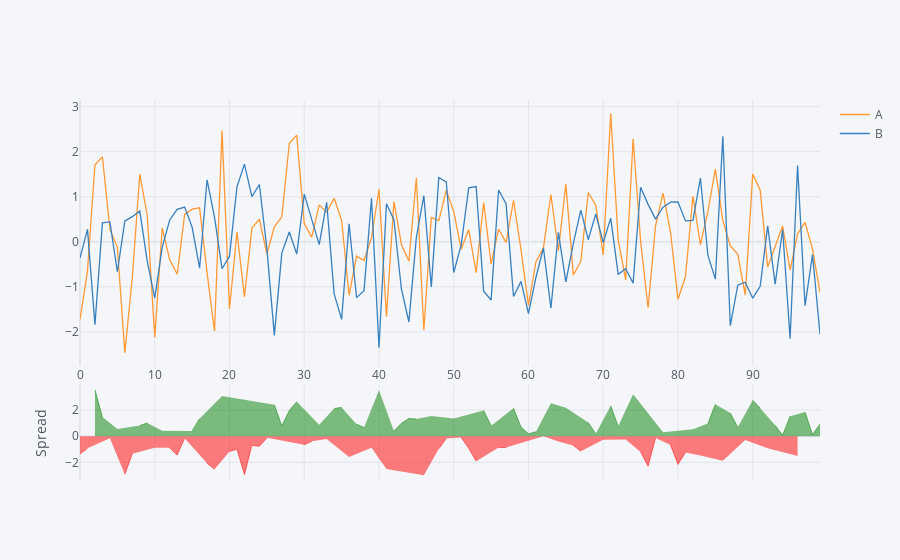

Here is the notebook cell this chart was saved with:
### Markdown cell above
## Spread

### Code cell
df[['A','B']].iplot(kind='spread')

### Figure 1 — Plotly figure (JSON) as saved in the notebook; plotly's stock layout.template omitted (floating-point values rounded to 4 significant figures)
{"data": [{"line": {"color": "rgba(255, 153, 51, 1.0)", "dash": "solid", "shape": "linear", "width": 1.3}, "mode": "lines", "name": "A", "text": "", "type": "scatter", "x": [0, 1, 2, 3, 4, 5, 6, 7, 8, 9, 10, 11, 12, 13, 14, 15, 16, 17, 18, 19, 20, 21, 22, 23, 24, 25, 26, 27, 28, 29, 30, 31, 32, 33, 34, 35, 36, 37, 38, 39, 40, 41, 42, 43, 44, 45, 46, 47, 48, 49, 50, 51, 52, 53, 54, 55, 56, 57, 58, 59, 60, 61, 62, 63, 64, 65, 66, 67, 68, 69, 70, 71, 72, 73, 74, 75, 76, 77, 78, 79, 80, 81, 82, 83, 84, 85, 86, 87, 88, 89, 90, 91, 92, 93, 94, 95, 96, 97, 98, 99], "y": [-1.728, -0.6524, 1.711, 1.885, 0.2798, -0.1228, -2.463, -0.7863, 1.501, 0.5778, -2.125, 0.3075, -0.3956, -0.721, 0.6061, 0.7253, 0.754, -0.69, -1.986, 2.472, -1.492, 0.2178, -1.223, 0.3023, 0.5009, -0.2752, 0.3332, 0.553, 2.181, 2.367, 0.404, 0.1039, 0.819, 0.6566, 0.965, 0.477, -1.188, -0.3186, -0.4156, 0.09263, 1.166, -1.665, 0.8941, -0.05926, -0.429, 1.42, -1.961, 0.5392, 0.4702, 1.147, 0.6683, -0.1654, 0.272, -0.686, 0.873, -0.4897, 0.2791, -0.0137, 0.9219, -0.1798, -1.412, -0.4412, -0.1372, 1.05, -0.1993, 1.283, -0.737, -0.4386, 1.094, 0.8059, -0.2925, 2.853, 0.04371, -0.8465, 2.288, 0.01051, -1.466, 0.3611, 1.08, 0.2154, -1.275, -0.7773, 1.015, -0.06309, 0.6686, 1.613, 0.4766, -0.09067, -0.2727, -1.183, 1.502, 1.147, -0.5606, -0.1045, 0.3497, -0.6288, 0.1752, 0.4301, -0.1627, -1.124]}, {"line": {"color": "rgba(55, 128, 191, 1.0)", "dash": "solid", "shape": "linear", "width": 1.3}, "mode": "lines", "name": "B", "text": "", "type": "scatter", "x": [0, 1, 2, 3, 4, 5, 6, 7, 8, 9, 10, 11, 12, 13, 14, 15, 16, 17, 18, 19, 20, 21, 22, 23, 24, 25, 26, 27, 28, 29, 30, 31, 32, 33, 34, 35, 36, 37, 38, 39, 40, 41, 42, 43, 44, 45, 46, 47, 48, 49, 50, 51, 52, 53, 54, 55, 56, 57, 58, 59, 60, 61, 62, 63, 64, 65, 66, 67, 68, 69, 70, 71, 72, 73, 74, 75, 76, 77, 78, 79, 80, 81, 82, 83, 84, 85, 86, 87, 88, 89, 90, 91, 92, 93, 94, 95, 96, 97, 98, 99], "y": [-0.3593, 0.2748, -1.84, 0.4199, 0.4409, -0.665, 0.4622, 0.5574, 0.6821, -0.4328, -1.251, -0.118, 0.4836, 0.7199, 0.7697, 0.3234, -0.587, 1.376, 0.5415, -0.5988, -0.3196, 1.219, 1.722, 1.002, 1.271, -0.1517, -2.077, -0.2462, 0.217, -0.2729, 1.058, 0.4907, -0.06347, 0.8761, -1.156, -1.724, 0.3996, -1.241, -1.084, 0.9674, -2.354, 0.8451, 0.4895, -1.048, -1.782, 0.09604, 1.023, -1.002, 1.427, 1.328, -0.6826, -0.06948, 1.197, 1.225, -1.098, -1.294, 1.151, 0.8459, -1.215, -0.8788, -1.597, -0.7875, -0.1341, -1.476, 0.208, -0.89, -0.03372, 0.7039, 0.04616, 0.619, -0.02034, 0.5241, -0.7208, -0.5983, -0.9179, 1.209, 0.831, 0.5021, 0.7693, 0.8803, 0.8837, 0.464, 0.4764, 1.416, -0.2987, -0.8294, 2.345, -1.864, -0.9628, -0.8981, -1.253, -0.9884, 0.3544, -0.9402, 0.2722, -2.152, 1.693, -1.419, -0.2838, -2.051]}, {"connectgaps": false, "fill": "tozeroy", "line": {"color": "green", "dash": "solid", "shape": "linear", "width": 0.5}, "mode": "lines", "name": "Spread", "showlegend": false, "type": "scatter", "x": [0, 1, 2, 3, 4, 5, 6, 7, 8, 9, 10, 11, 12, 13, 14, 15, 16, 17, 18, 19, 20, 21, 22, 23, 24, 25, 26, 27, 28, 29, 30, 31, 32, 33, 34, 35, 36, 37, 38, 39, 40, 41, 42, 43, 44, 45, 46, 47, 48, 49, 50, 51, 52, 53, 54, 55, 56, 57, 58, 59, 60, 61, 62, 63, 64, 65, 66, 67, 68, 69, 70, 71, 72, 73, 74, 75, 76, 77, 78, 79, 80, 81, 82, 83, 84, 85, 86, 87, 88, 89, 90, 91, 92, 93, 94, 95, 96, 97, 98, 99], "xaxis": "x2", "y": ["", "", 3.551, 1.466, "", 0.5422, "", "", 0.8192, 1.011, "", 0.4255, "", "", "", 0.4019, 1.341, "", "", 3.071, "", "", "", "", "", "", 2.41, 0.7992, 1.964, 2.64, "", "", 0.8825, "", 2.121, 2.201, "", 0.9219, 0.6688, "", 3.521, "", 0.4046, 0.9891, 1.353, 1.324, "", 1.542, "", "", 1.351, "", "", "", 1.971, 0.8039, "", "", 2.136, 0.699, 0.1851, 0.3464, "", 2.527, "", 2.173, "", "", 1.048, 0.1869, "", 2.329, 0.7645, "", 3.206, "", "", "", 0.3109, "", "", "", 0.5388, "", 0.9673, 2.442, "", 1.773, 0.6901, "", 2.755, 2.135, "", 0.8358, 0.07746, 1.523, "", 1.849, 0.1211, 0.9272], "yaxis": "y2"}, {"connectgaps": false, "fill": "tozeroy", "line": {"color": "red", "dash": "solid", "shape": "linear", "width": 0.5}, "mode": "lines", "name": "Spread", "showlegend": false, "type": "scatter", "x": [0, 1, 2, 3, 4, 5, 6, 7, 8, 9, 10, 11, 12, 13, 14, 15, 16, 17, 18, 19, 20, 21, 22, 23, 24, 25, 26, 27, 28, 29, 30, 31, 32, 33, 34, 35, 36, 37, 38, 39, 40, 41, 42, 43, 44, 45, 46, 47, 48, 49, 50, 51, 52, 53, 54, 55, 56, 57, 58, 59, 60, 61, 62, 63, 64, 65, 66, 67, 68, 69, 70, 71, 72, 73, 74, 75, 76, 77, 78, 79, 80, 81, 82, 83, 84, 85, 86, 87, 88, 89, 90, 91, 92, 93, 94, 95, 96, 97, 98, 99], "xaxis": "x2", "y": [-1.368, -0.9272, "", "", -0.1611, "", -2.925, -1.344, "", "", -0.8737, "", -0.8792, -1.441, -0.1636, "", "", -2.066, -2.528, "", -1.173, -1.001, -2.945, -0.6997, -0.7703, -0.1235, "", "", "", "", -0.654, -0.3868, "", -0.2196, "", "", -1.587, "", "", -0.8748, "", -2.51, "", "", "", "", -2.984, "", -0.9566, -0.1817, "", -0.09587, -0.9254, -1.911, "", "", -0.8719, -0.8596, "", "", "", "", -0.003033, "", -0.4073, "", -0.7032, -1.143, "", "", -0.2721, "", "", -0.2482, "", -1.199, -2.297, -0.141, "", -0.6649, -2.158, -1.241, "", -1.479, "", "", -1.868, "", "", -0.285, "", "", -0.915, "", "", "", -1.518, "", "", ""], "yaxis": "y2"}], "layout": {"hovermode": "x", "legend": {"bgcolor": "#F5F6F9", "font": {"color": "#4D5663"}}, "paper_bgcolor": "#F5F6F9", "plot_bgcolor": "#F5F6F9", "title": {"font": {"color": "#4D5663"}}, "xaxis": {"gridcolor": "#E1E5ED", "showgrid": true, "tickfont": {"color": "#4D5663"}, "title": {"font": {"color": "#4D5663"}, "text": ""}, "zerolinecolor": "#E1E5ED"}, "xaxis2": {"anchor": "y2", "gridcolor": "#E1E5ED", "showgrid": true, "showticklabels": false, "tickfont": {"color": "#4D5663"}, "title": {"font": {"color": "#4D5663"}, "text": ""}, "zerolinecolor": "#E1E5ED"}, "yaxis": {"domain": [0.3, 1], "gridcolor": "#E1E5ED", "showgrid": true, "tickfont": {"color": "#4D5663"}, "title": {"font": {"color": "#4D5663"}, "text": ""}, "zerolinecolor": "#E1E5ED"}, "yaxis2": {"domain": [0, 0.25], "gridcolor": "#E1E5ED", "showgrid": true, "tickfont": {"color": "#4D5663"}, "title": {"font": {"color": "#4D5663"}, "text": "Spread"}, "zerolinecolor": "#E1E5ED"}}}
